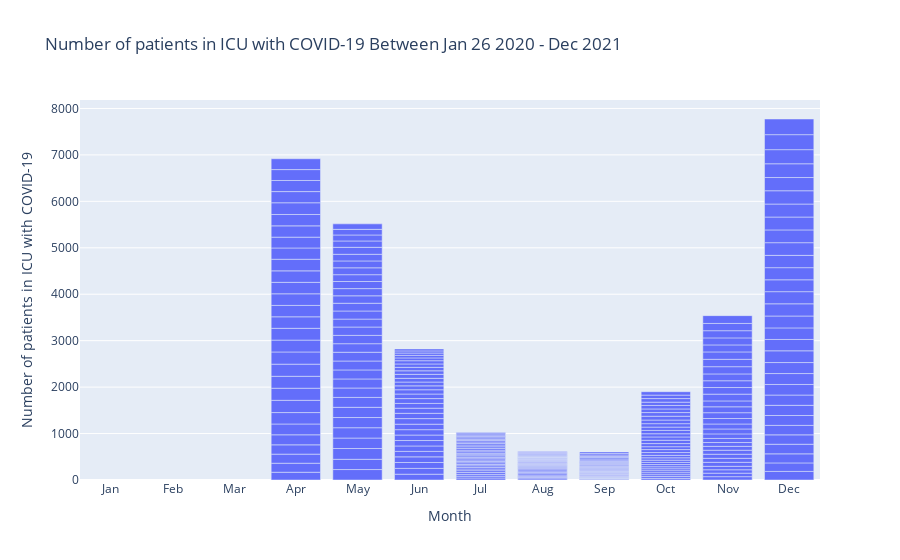

The notebook cell saved with this chart:
### Code cell
# Monthly pattern change pattern change in ICU 
fig = px.bar(cases_time_index_2020,
              x="Month",
              y="Number of patients in ICU with COVID-19",
              labels={
                     "Month": "Month",
                     "Number of patients in ICU with COVID-19": "Number of patients in ICU with COVID-19"
                 },
              title='Number of patients in ICU with COVID-19 Between Jan 26 2020 - Dec 2021')
fig.show()

### Figure 1 — Plotly figure (JSON) as saved in the notebook; plotly's stock layout.template omitted (floating-point values rounded to 4 significant figures; data arrays with more than 128 entries replaced by an {"elided": "..."} marker saying what was removed)
{"data": [{"alignmentgroup": "True", "hoverlabel": {"namelength": 0}, "hovertemplate": "Month=%{x}<br>Number of patients in ICU with COVID-19=%{y}", "legendgroup": "", "marker": {"color": "#636efa"}, "name": "", "offsetgroup": "", "orientation": "v", "showlegend": false, "textposition": "auto", "type": "bar", "x": {"elided": "330 str values"}, "xaxis": "x", "y": {"elided": "330 int values"}, "yaxis": "y"}], "layout": {"barmode": "relative", "legend": {"tracegroupgap": 0}, "title": {"text": "Number of patients in ICU with COVID-19 Between Jan 26 2020 - Dec 2021"}, "xaxis": {"anchor": "y", "domain": [0, 1], "title": {"text": "Month"}}, "yaxis": {"anchor": "x", "domain": [0, 1], "title": {"text": "Number of patients in ICU with COVID-19"}}}}
